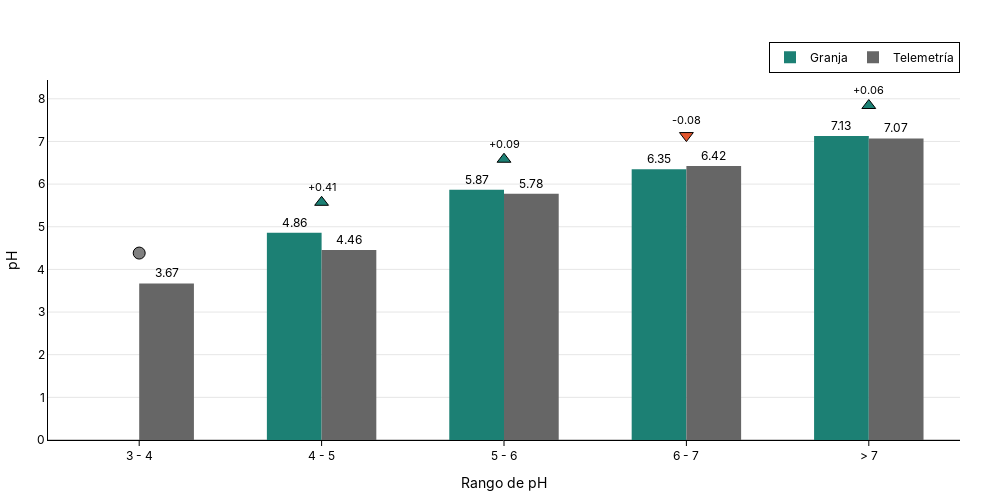

This figure's notebook cell:
### Code cell
f_ph_rango = plot_bar(
    df=by_delta,
    x_col='rango_ph',
    y_col='ph',
    group_col='categoria',
    cat_base='Telemetría',
    show_delta=True,
    hover_data_cols=['orp', 'measurements'],
     order_x=['< 3', '3 - 4', '4 - 5', '5 - 6', '6 - 7', '> 7'],
    text_format='.2f',
    x_title='Rango de pH',
    y_title='pH',
    

)
f_ph_rango.show()
s3.save_plotly_html(f_ph_rango, 'by_rango_ph.html')

### Figure 1 — Plotly figure (JSON) as saved in the notebook; plotly's stock layout.template omitted (floating-point values rounded to 4 significant figures)
{"data": [{"customdata": [["4 - 5", "Granja", "795.0", "9"], ["5 - 6", "Granja", "753.0", "4"], ["6 - 7", "Granja", "638.0", "5"], ["> 7", "Granja", "606.0", "3"]], "hovertemplate": "<b>rango_ph:</b> %{customdata[0]}<br><b>ph:</b> %{y:.2f}<br><b>categoria:</b> %{customdata[1]}<br><b>orp:</b> %{customdata[2]}<br><b>measurements:</b> %{customdata[3]}<extra></extra>", "marker": {"color": "#1C8074", "line": {"width": 0}}, "name": "Granja", "text": [4.86, 5.87, 6.35, 7.13], "textposition": "outside", "texttemplate": "%{text:.2f}", "type": "bar", "x": ["4 - 5", "5 - 6", "6 - 7", "> 7"], "y": [4.86, 5.87, 6.35, 7.13]}, {"customdata": [["3 - 4", "Telemetría", "879.0", "7"], ["4 - 5", "Telemetría", "859.0", "2"], ["5 - 6", "Telemetría", "820.0", "2"], ["6 - 7", "Telemetría", "761.0", "4"], ["> 7", "Telemetría", "750.5", "4"]], "hovertemplate": "<b>rango_ph:</b> %{customdata[0]}<br><b>ph:</b> %{y:.2f}<br><b>categoria:</b> %{customdata[1]}<br><b>orp:</b> %{customdata[2]}<br><b>measurements:</b> %{customdata[3]}<extra></extra>", "marker": {"color": "#666666", "line": {"width": 0}}, "name": "Telemetría", "text": [3.67, 4.455, 5.775, 6.425, 7.07], "textposition": "outside", "texttemplate": "%{text:.2f}", "type": "bar", "x": ["3 - 4", "4 - 5", "5 - 6", "6 - 7", "> 7"], "y": [3.67, 4.455, 5.775, 6.425, 7.07]}, {"hoverinfo": "skip", "marker": {"color": ["gray", "#1C8074", "#1C8074", "#E4572E", "#1C8074"], "line": {"color": "black", "width": 1}, "size": 12, "symbol": ["circle", "triangle-up", "triangle-up", "triangle-down", "triangle-up"]}, "mode": "markers+text", "showlegend": false, "text": ["", "+0.41", "+0.09", "-0.08", "+0.06"], "textfont": {"color": "black", "size": 11}, "textposition": "top center", "type": "scatter", "x": ["3 - 4", "4 - 5", "5 - 6", "6 - 7", "> 7"], "y": [4.383, 5.573, 6.583, 7.138, 7.843]}], "layout": {"bargap": 0.4, "barmode": "group", "font": {"color": "black", "family": "Inter, Arial, sans-serif"}, "height": 500, "hoverlabel": {"bgcolor": "white", "bordercolor": "black", "font": {"color": "black"}}, "legend": {"bgcolor": "rgba(255,255,255,0.8)", "bordercolor": "black", "borderwidth": 1, "font": {"color": "black"}, "orientation": "h", "title": {"text": ""}, "x": 1, "xanchor": "right", "y": 1.02, "yanchor": "bottom"}, "margin": {"b": 40, "l": 40, "r": 40, "t": 80}, "paper_bgcolor": "rgba(0,0,0,0)", "plot_bgcolor": "rgba(0,0,0,0)", "title": {"font": {"color": "black"}, "text": "<b><b>", "x": 0.5, "xanchor": "center", "y": 0.95, "yanchor": "top"}, "width": 1000, "xaxis": {"categoryarray": ["3 - 4", "4 - 5", "5 - 6", "6 - 7", "> 7"], "categoryorder": "array", "linecolor": "black", "linewidth": 1, "showline": true, "tickcolor": "black", "tickfont": {"color": "black"}, "ticks": "outside", "title": {"font": {"color": "black"}, "text": "Rango de pH"}}, "yaxis": {"gridcolor": "rgba(0,0,0,0.1)", "linecolor": "black", "linewidth": 1, "showgrid": true, "showline": true, "tickfont": {"color": "black"}, "title": {"font": {"color": "black"}, "text": "pH"}, "zeroline": true, "zerolinecolor": "rgba(0,0,0,0.2)"}}}
